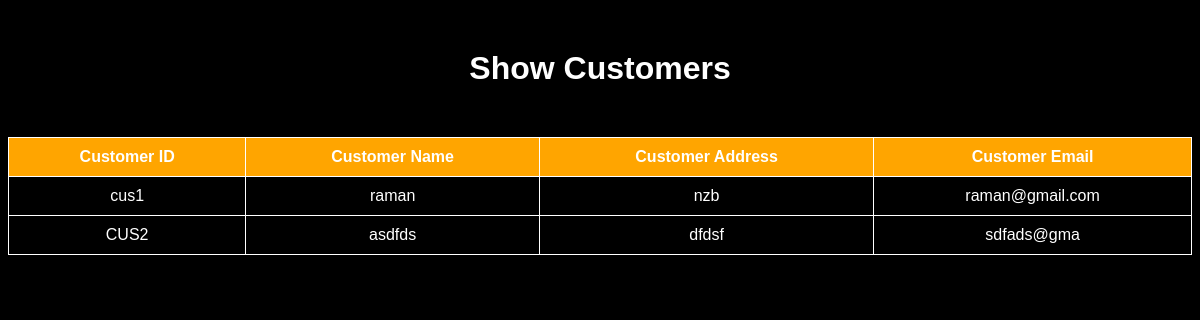
The page /show-customers on the database as committed earlier.
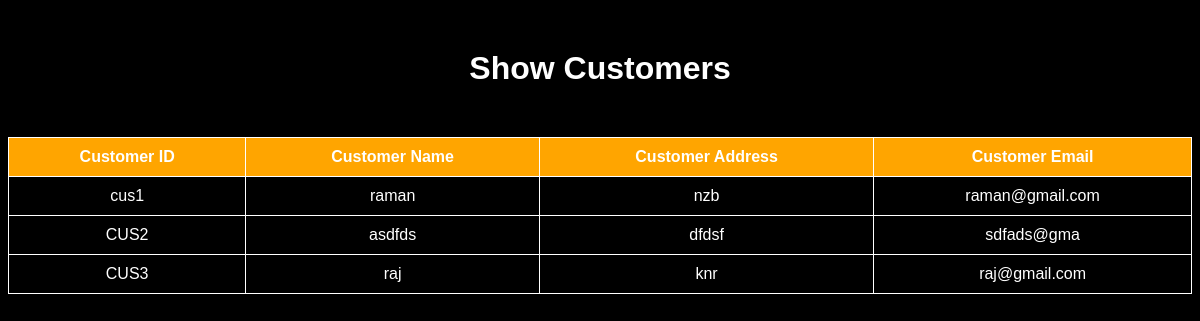
The same page on the database as committed later.
### tables this page shows
CREATE TABLE CUSTOMER(CUSTOMER_ID VARCHAR(30), CUSTOMER_NAME VARCHAR(40), CUSTOMER_ADDRESS VARCHAR(30), CUSTOMER_EMAIL VARCHAR(40));

### app.py (the view)
@app.route('/show-customers')
def customer_show():
    conn = sqlite3.connect('ims.db')
    cn = conn.cursor()
    cn.execute("select * from customer")
    data = []
    for i in cn.fetchall():
        customer = {}
        customer['customer_id']=i[0]
        customer['customer_name']=i[1]
        customer['customer_address']=i[2]
        customer['customer_email']=i[3]
        data.append(customer)
    return render_template('showcustomers.html',data = data)

### templates/showcustomers.html (shortened to what this page needs)
<!DOCTYPE html>
<html>
<head>
</head>
<body>
    <h1>Show Customers</h1>
    <div class="table-container fade-in">
        <table>
            <tr>
                <th>Customer ID</th>
                <th>Customer Name</th>
                <th>Customer Address</th>
                <th>Customer Email</th>
            </tr>
            {% for customer in data %}
                <tr>
                    <td>{{ customer.customer_id }}</td>
                    <td>{{ customer.customer_name }}</td>
                    <td>{{ customer.customer_address }}</td>
                    <td>{{ customer.customer_email }}</td>
                </tr>
            {% endfor %}
        </table>
    </div>
</body>
</html>

### templates/showcustomers.html (style rules this page uses)
body { font-family: Arial, sans-serif; background-color: #000; color: #fff; }
h1 { text-align: center; margin-top: 50px; }
.table-container { margin-top: 50px; text-align: center; }
table { width: 100%; border-collapse: collapse; }
th, td { padding: 10px; border: 1px solid #fff; color: #fff; }
th { background-color: #FFA500; }
.fade-in { animation: fadeIn 1s ease-in-out; }

Rows that differ between the two databases and show on the page:
added CUSTOMER: customer_id "CUS3", customer_name "raj", customer_address "knr", customer_email "raj@gmail.com"
